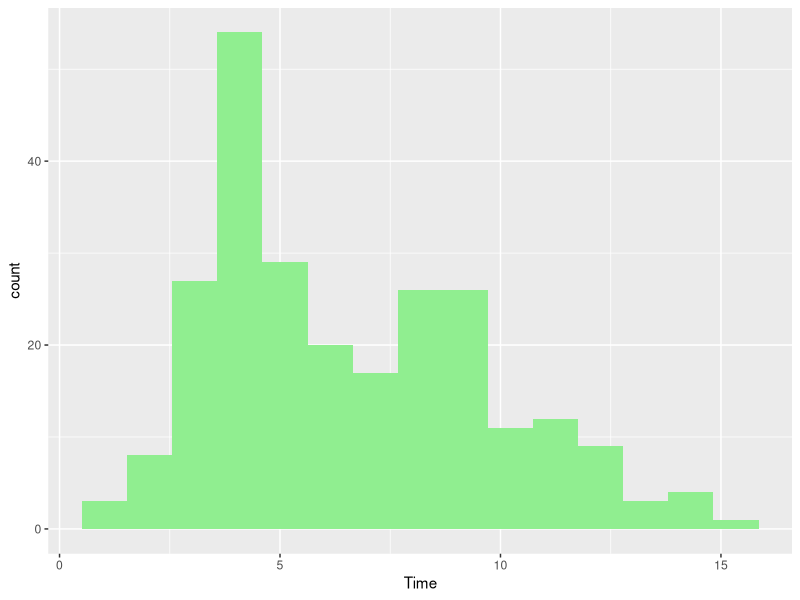
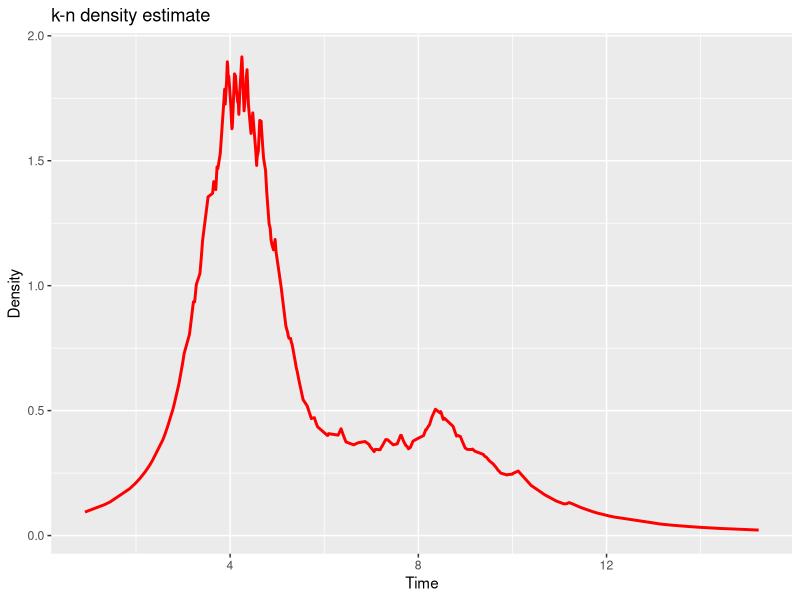
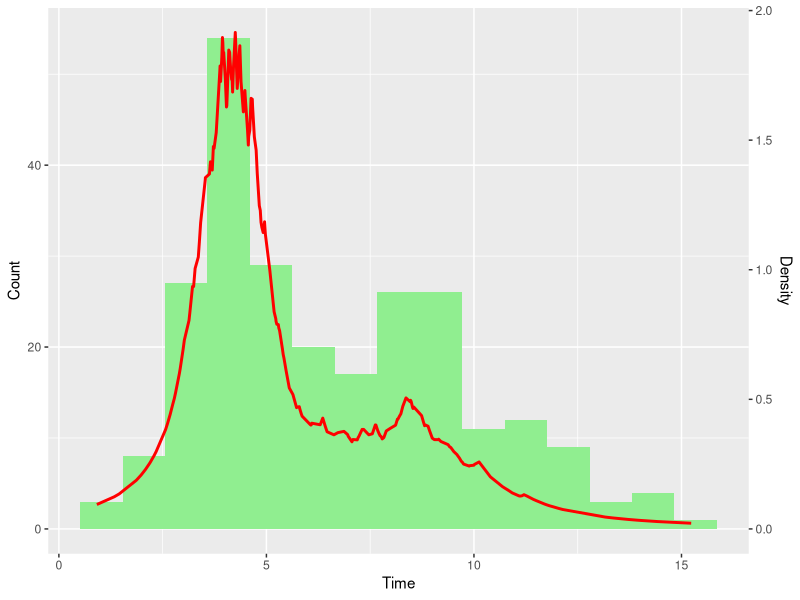
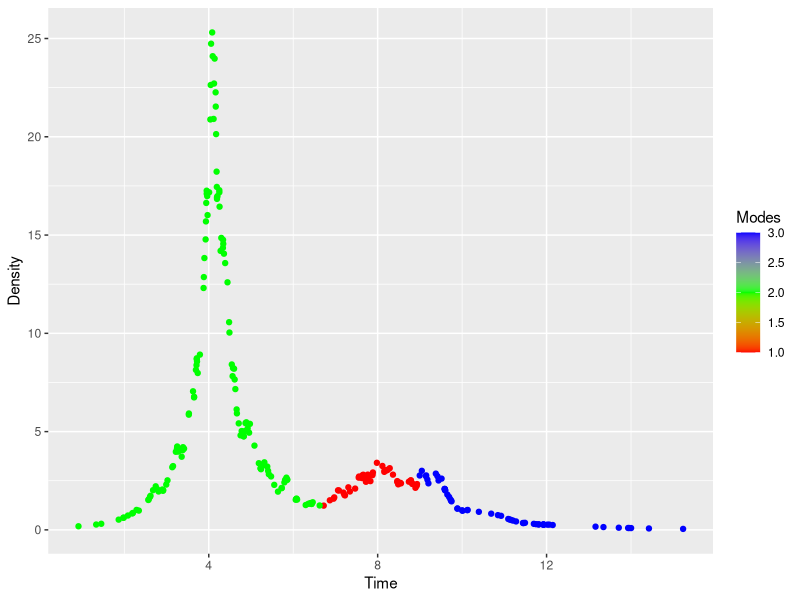

Source code (R) for these figures, in order: (Note: this script raises an error after producing the figures.)

library(ggplot2)

library(mixtools)


setwd("~/Desktop/Masters/STK802/Assignment 2")
xy<-read.csv("data asgn2.csv",sep=",")
type_feature<-as.matrix(xy[,1])
time_feature<-as.matrix(xy[,2])
nrow(time_feature)
summary(time_feature)

plot<-ggplot(data = xy,aes(Time))+
  geom_histogram(bins = 15,fill="lightgreen")
plot

n<-nrow(time_feature)
n
k=70 ;


# knn denisty estimation - function
# requires number of  nearest neighbours
# and the sample size
dx<-as.matrix(dist(time_feature,p=2))
head(dx)
knnde <- function(k,n) {
fx<-0
for(i in 1:n) {
  zz <- dx[,i]
  dv<-sort(t(zz))
  fx[i]<-1/(dv[k]^2)
}
#xfx
xfx <- cbind(1:n,time_feature,fx) 
nm <- cbind("onum","time","fx")
colnames(xfx) <- nm
return(xfx)
}

xfx<-knnde(k,n)
xfxplot<-as.data.frame(xfx)
plotknn<-ggplot(data = xfxplot,aes(x=xfxplot$time,y=xfxplot$fx))+
  geom_line(col="red",size=1)+labs(x="Time",y="Density", title="k-n density estimate")
plotknn

### mode seeking - for a single observation
### needs observation number returns observation
### number of the associated mode 

ms <- function(onum) {
  flag<-0 
  nn<-onum
  kk<-0
  obs<-1
  while (flag==0) {    
    kk<-kk+1   
    zz <- cbind(dx[,nn],xfx)
    colnames(zz)<- c("d","nr","x","fx")
    #head(zz)
    dv<-zz[order(zz[,1]),]
    dvc <-  t(dv[1:k,4])
    #head(dvc)
    ss<-which.max(dvc)
    #ss
    nn<-dv[ss,2]
    #nn
    if(nn==obs){flag<-1}
    if(kk==n){flag<-1}
    obs<-nn
    #obs
  }  
  pointval <- dv[ss,2]
  pval <- cbind(xfxplot[onum,],pointval) 
  return(pval)
  }

#eg. for observation 1
mode1 <- ms(1)
mode1

z<-matrix(nrow = n,ncol = 4)
for(i in 1:n) {
  mode1 <- ms(i)
  z[i,1]<- mode1[1,1]
  z[i,2]<- mode1[1,2]
  z[i,3]<- mode1[1,3]
  z[i,4]<- mode1[1,4]
}

head(z)
pmodes<-unique(z[,4])
pmodes


#combine graphs
overlay<-ggplot() + geom_histogram(data = xy,aes(x=xy$Time), bins = 15,fill="lightgreen")
overlay <- overlay + geom_line(data = xfxplot, aes(x=xfxplot$time, y = xfxplot$fx*28.5 ), col="red",size=1) + scale_y_continuous("Count", sec.axis = sec_axis(~ . /28.5, name = "Density"))+
  scale_x_continuous(name = "Time")
overlay

k = 30
xfx <- knnde(k,n)
xfxplot<-as.data.frame(xfx)



z<-matrix(nrow = n,ncol = 4)
for(i in 1:n) {
  mode1 <- ms(i)
  z[i,1]<- mode1[1,1]
  z[i,2]<- mode1[1,2]
  z[i,3]<- mode1[1,3]
  z[i,4]<- mode1[1,4]
}

head(z)
pmodes<-unique(z[,4])
num_modes <- length(pmodes)
pmodes
num_modes

make_df <- as.data.frame(z)
for(i in 1:num_modes) {
  make_df["V4"][make_df["V4"] == pmodes[i]] <- i
}

colnames(make_df) <- c("Obs", "Time","Dens", "Modes")

#create a scatter plot
scat <- ggplot() + geom_point(data = make_df, aes(x=Time, y = Dens, color = Modes)) + scale_x_continuous(name = "Time")+
  scale_y_continuous(name = "Density")+ scale_color_gradientn(colours = rainbow(num_modes))
scat 

values_of_modes <- c()
for (s in 1:num_modes){
  index = pmodes[s]
  temp = xy$Time[index]
  values_of_modes <- c(values_of_modes, temp)
}

dataframe_all_vals <-as.data.frame(z)
sorted_df<-dataframe_all_vals[order(dataframe_all_vals$V4),]

colnames(sorted_df) <- c("Obs", "Time","Dens", "pmode")

X<-split(sorted_df, sorted_df$pmode)

avg<-mean(X$`95`$Time)
variance = var(X$`95`$Time)

#map the modes to clusters
dataframe_all_vals$Classify <- mapvalues(dataframe_all_vals$V4, 
                               from=c(pmodes[2],pmodes[1],pmodes[3]), 
                               to=c("1","2","3"))

final_knn_df = data.frame(dataframe_all_vals$Classify, type_feature)
names(final_knn_df)[1] <- 'Knn Classification'
names(final_knn_df)[2] <- 'Type Classification'

final_knn_df$matches = apply(final_knn_df, 1, function(x) as.integer(length(unique(x)) == 1))
acc_knn_Model = sum(final_knn_df$matches == 1)/250


# DOING THE GUASSIAN MIXTURE MODELLING

data_dens <- ggplot(xy, aes(x = time_feature)) +
  geom_density()
data_dens



plot_mix_comps <- function(x, mu, sigma, lam) {
  lam * dnorm(x, mu, sigma)
}

set.seed(1)
wait <- xy$Time
mixmdl <- normalmixEM(wait, k = 3)

data.frame(x = mixmdl$x)
combined = mixmdl$lambda[1]*dnorm(time_feature, mixmdl$mu[1], mixmdl$sigma[1]) + mixmdl$lambda[2]*dnorm(time_feature, mixmdl$mu[2], mixmdl$sigma[2])+
  mixmdl$lambda[3]*dnorm(time_feature, mixmdl$mu[3], mixmdl$sigma[3])
combined_df = data.frame(time_feature, combined)

gaus_plot = ggplot() + geom_density(data = xy, aes(Time)) +
geom_point(data=combined_df, aes(x = time_feature, y = combined), color = "purple") +
stat_function(geom = "line", fun = plot_mix_comps,args = list(mixmdl$mu[1], mixmdl$sigma[1], lam = mixmdl$lambda[1]),colour = "red", lwd = 1.5) +
stat_function(geom = "line", fun = plot_mix_comps,args = list(mixmdl$mu[2], mixmdl$sigma[2], lam = mixmdl$lambda[2]),colour = "blue", lwd = 1.5) +
stat_function(geom = "line", fun = plot_mix_comps,args = list(mixmdl$mu[3], mixmdl$sigma[3], lam = mixmdl$lambda[3]),colour = "green", lwd = 1.5) +
ylab("Density")

gaus_plot

#combine GMM graph and histogram
GMM_hist<-ggplot() + geom_histogram(data = xy,aes(x=xy$Time), bins = 15,fill="lightgreen")
GMM_hist <- GMM_hist + geom_line(data=combined_df, aes(x = time_feature, y = combined*300), color = "purple",,size=1) + scale_y_continuous("Count", sec.axis = sec_axis(~ . /300, name = "Density"))+
  scale_x_continuous(name = "Time")
GMM_hist

class_df = data.frame(mixmdl$posterior)
names(class_df)[1] <- '1'
names(class_df)[2] <- '2'
names(class_df)[3] <- '3'

class_GMM  = colnames(class_df)[apply(class_df,1,which.max)]
class_GMM_int = as.integer(class_GMM)
print(class_GMM_int)

final_GMM_df = data.frame(class_GMM_int, type_feature)
names(final_GMM_df)[1] <- 'GMM Classification'
names(final_GMM_df)[2] <- 'Type Classification'

final_GMM_df$matches = apply(final_GMM_df, 1, function(x) as.integer(length(unique(x)) == 1))
acc_GMM_Model = sum(final_GMM_df$matches == 1)/250
